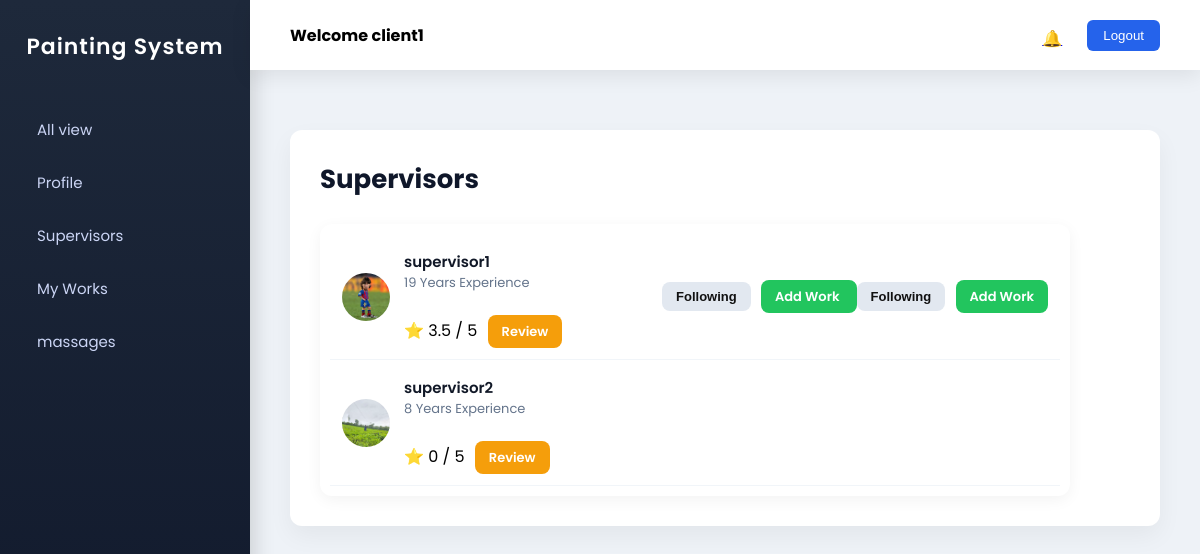
The app's page /supervisor_view (signed in), older data.
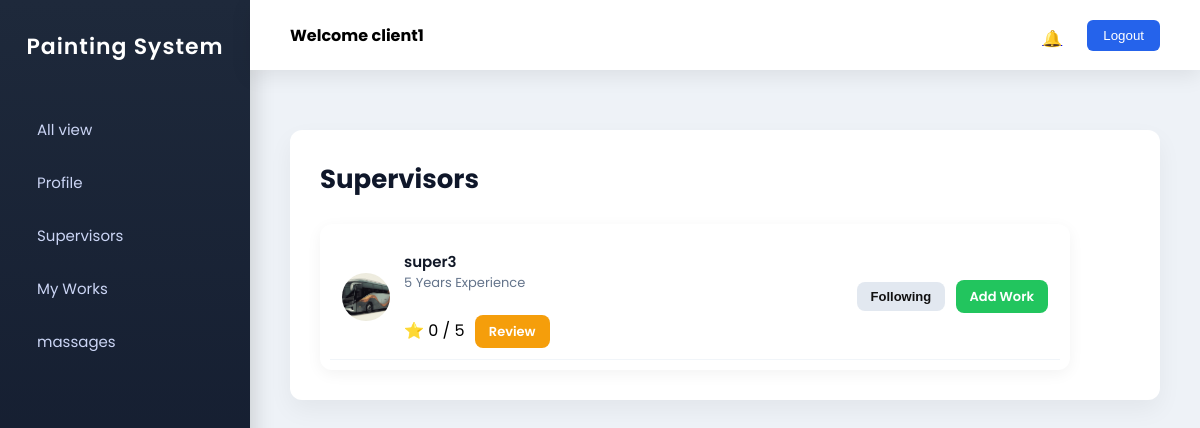
The same page, newer data.
### brush_track_app/models.py (models this page shows, shortened)
class Supervisor(models.Model):
    supervisor_details = models.OneToOneField("Login", on_delete=models.DO_NOTHING)
    name = models.CharField(max_length=100)
    email = models.EmailField()
    phone = models.IntegerField()
    address = models.TextField(max_length=50)
    document = models.FileField(upload_to='documents/')
    id_proof = models.FileField(upload_to='documents/')
    experience_years = models.IntegerField()
    is_active = models.BooleanField(default=True)

class FollowRequest(models.Model):
    STATUS_CHOICES = [
        ("Pending", "Pending"),
        ("Accepted", "Accepted"),
        ("Rejected", "Rejected"),
    ]
    client = models.ForeignKey("Client", on_delete=models.CASCADE)
    supervisor = models.ForeignKey("Supervisor", on_delete=models.CASCADE)
    status = models.CharField(max_length=20, choices=STATUS_CHOICES, default="Pending")
    created_at = models.DateTimeField(auto_now_add=True)

### brush_track_app/clientview.py (the view)
# urls.py: path('supervisor_view',clientview.supervisor_view,name='supervisor_view'),
def supervisor_view(request):
    supervisors = Supervisor.objects.all()
    client = Client.objects.get(client_details=request.user)
    requests = FollowRequest.objects.filter(client=client)
    for sup in supervisors:
        sup.avg_rating = Rating.objects.filter(
            supervisor=sup
        ).aggregate(Avg("rating"))["rating__avg"]
    context = {
        'data': supervisors,
        'requests': requests
    }
    return render(request,'client/super_view.html',context)

### templates/client/super_view.html (shortened to what this page needs)
{% extends "client/client.html" %}
{% load crispy_forms_tags %}
{% block content %}
<h2 class="page-title">Supervisors</h2>
<div class="supervisor-list">
{% for sup in data %}
<div class="supervisor-row">
<div class="supervisor-info">
{% if sup.document %}
<img src="{{ sup.document.url }}" class="avatar">
{% else %}
<div class="avatar-placeholder">
{{ sup.name|slice:":1"|upper }}
</div>
{% endif %}
<div>
<div class="name">{{ sup.name }}</div>
<div class="meta">{{ sup.experience_years }} Years Experience</div>
<br>
⭐ {{ sup.avg_rating|default:"0" }} / 5
<a href="{% url 'add_rating' sup.id %}" class="btn btn-rate">
Review
</a>
</div>
</div>
<div>
{% for req in requests %}
{% if req.supervisor.id == sup.id %}
{% if req.status == "Pending" %}
<button class="btn btn-requested" disabled>
Requested
</button>
{% elif req.status == "Accepted" %}
<button class="btn btn-follow" disabled>
Following
</button>
<a href="{% url 'add_work' sup.id %}" class="btn btn-work">
Add Work
</a>
{% elif req.status == "Rejected" %}
<a href="{% url 'send_request' sup.id %}" class="btn btn-request">
Send Request
</a>
{% endif %}
{% endif %}
{% empty %}
<a href="{% url 'send_request' sup.id %}" class="btn btn-request">
Send Request
</a>
{% endfor %}
</div>
</div>
{% empty %}
<p>No Supervisors Available</p>
{% endfor %}
</div>
{% endblock %}

Row changes from the older to the newer data that the page shows:
removed Supervisor: document (picture), name "supervisor2", experience_years "8", avg_rating "0"
changed Supervisor: loses FollowRequest (status "Following"); document: a different picture; name "supervisor1" → "super3"; experience_years "19" → "5"; avg_rating "3.5" → "0"
